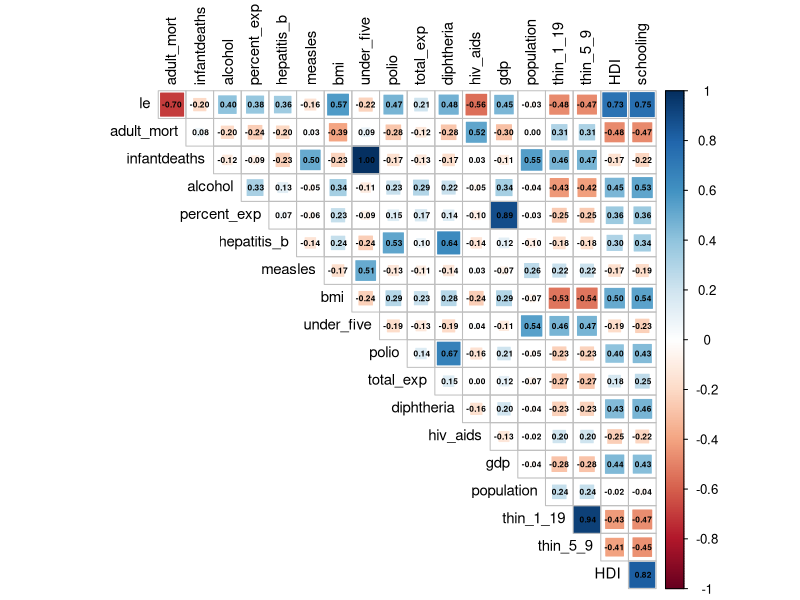
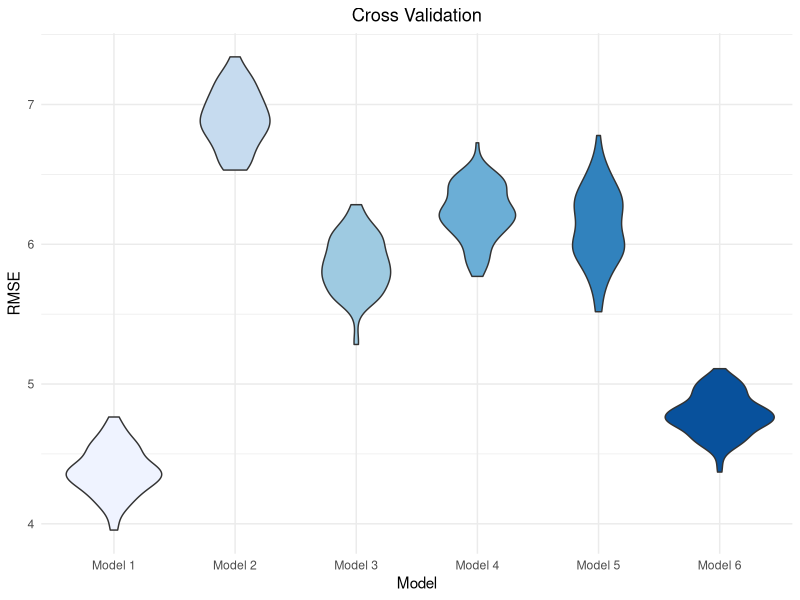

Write the R code that produced these figures, in order.
## ---- chunk 1
library(tidyverse)
library(modelr)
library(mgcv)
library(corrplot)

knitr::opts_chunk$set(
  echo = TRUE,
  fig.asp = .6,
  fig.width = 6,
  fig.height = 4,
  out.height = 400,
  dpi = 800,
  out.width = "90%"
)

theme_set(theme_minimal())

options(
  ggplot2.continuous.colour = "viridis",
  ggplot2.continuous.fill = "viridis"
)

scale_colour_discrete = scale_colour_viridis_d
scale_fill_discrete = scale_fill_viridis_d
## ---- chunk 2
le_df = 
  read_csv("./data/Complete_Data.CSV") %>% 
  rename("HDI" = "incomecompositionofresources", "percent_exp" = "percentageexpenditure", "total_exp" = "totalexpenditure", "le" = "lifeexpectancy", "adult_mort" = "adult_mortality", "thin_1_19" = "thinness1_19years", "thin_5_9" = "thinness5_9years", "under_five" = "under_fivedeaths")
## ---- chunk 3
cm_df =
  le_df %>%
  dplyr::select(-c(country,continent,year,status))

corrplot(cor(cm_df), type = "upper", diag = FALSE, method = "square", addCoef.col = "black", number.cex = .5, tl.col = "black", tl.cex = .9)
## ---- chunk 4
mod_1 = lm(le ~ adult_mort + bmi + polio + diphtheria + hiv_aids + thin_5_9 + HDI, data = le_df)

mod_2 = lm(le ~ status + bmi + population + thin_1_19 + thin_5_9 + status * bmi + status * thin_1_19 + status * thin_5_9, data = le_df)
             
mod_3 = lm(le ~ status + polio + total_exp + diphtheria + gdp + schooling + total_exp * gdp, data = le_df)

mod_4 = lm(le ~ polio + total_exp + diphtheria + hiv_aids + thin_1_19, data = le_df)

mod_5 = lm(le ~ adult_mort + bmi, data = le_df)

mod_6 = lm(le ~ year + adult_mort + infantdeaths + percent_exp + bmi + under_five + polio + diphtheria + hiv_aids + gdp + thin_5_9, data = le_df)
## ---- chunk 5
set.seed(2)

cv_df = 
  crossv_mc(le_df,100) %>% 
  mutate(
    train = map(train, as_tibble),
    test = map(test, as_tibble)
  ) %>% 
  mutate(
    mod_1 = map(train, ~lm(formula = formula(mod_1), data = .x)),
    mod_2 = map(train, ~lm(formula = formula(mod_2), data = .x)),
    mod_3 = map(train, ~lm(formula = formula(mod_3), data = .x)),
    mod_4 = map(train, ~lm(formula = formula(mod_4), data = .x)),
    mod_5 = map(train, ~lm(formula = formula(mod_5), data = .x)),
    mod_6 = map(train, ~lm(formula = formula(mod_6), data = .x))
    ) %>% 
  mutate(
    rmse_1 = map2_dbl(mod_1, test, ~rmse(model = .x, data = .y)),
    rmse_2 = map2_dbl(mod_2, test, ~rmse(model = .x, data = .y)),
    rmse_3 = map2_dbl(mod_3, test, ~rmse(model = .x, data = .y)),
    rmse_4 = map2_dbl(mod_4, test, ~rmse(model = .x, data = .y)),
    rmse_5 = map2_dbl(mod_5, test, ~rmse(model = .x, data = .y)),
    rmse_6 = map2_dbl(mod_6, test, ~rmse(model = .x, data = .y))
    )
## ---- chunk 6
cv_df %>% 
  pivot_longer(
    rmse_1:rmse_6,
    names_to = "model", 
    values_to = "rmse",
    names_prefix = "rmse_") %>% 
  mutate(model = fct_inorder(model),
         model = fct_recode(model, "Model 1" = "1",
                                   "Model 2" = "2",
                                   "Model 3" = "3",
                                   "Model 4" = "4",
                                   "Model 5" = "5",
                                   "Model 6" = "6")
         ) %>% 
  ggplot(aes(x = model, y = rmse, fill = model)) + 
  geom_violin() + 
  labs(x = "Model",
       y = "RMSE", 
       title = "Cross Validation") +
  scale_fill_brewer(type = 'seq', palette = 'Blues') +
  theme(legend.position = 'none',
        plot.title = element_text(hjust = 0.5))
